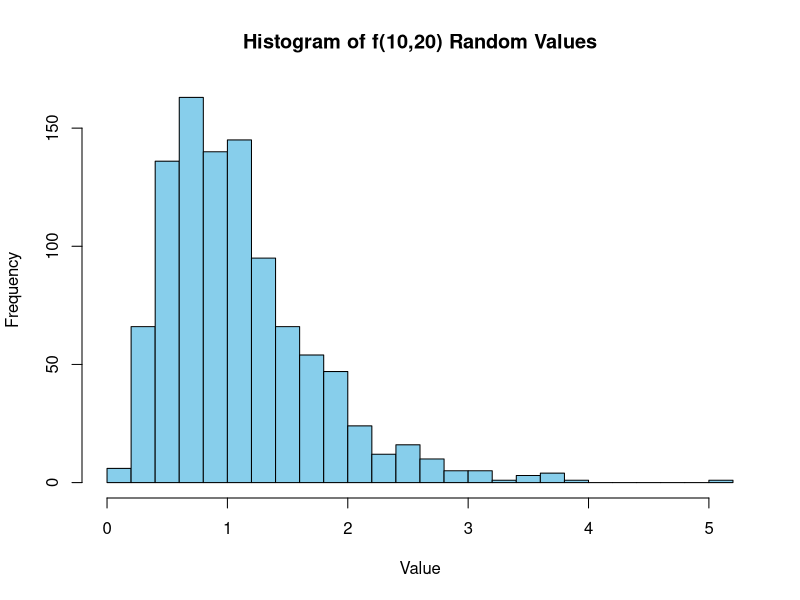

This chart was generated by the following R code:
qf(0.95,df1 = 10, df2 = 20) # (i)
area = pf(1.5,df1=10, df2=20) # (ii)
area_result = 1 - area
area
area_result
probs = c(0.25,0.5,0.75,0.999) # (iii)
qf(probs,df1 = 10, df2 = 20)
set.seed(123)
randoms = rf(1000,df1 = 10, df2 = 20)
hist(randoms, breaks = 30, col = "skyblue", main = "Histogram of f(10,20) Random Values", xlab = "Value", ylab = "Frequency")
